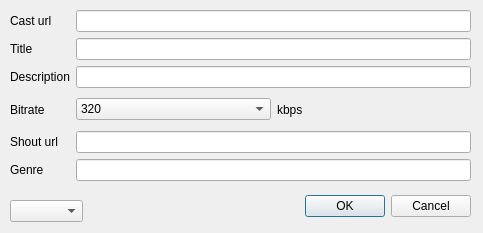
<?xml version="1.0" encoding="UTF-8"?>
<ui version="4.0">
 <class>Dialog</class>
 <widget class="QDialog" name="Dialog">
  <property name="geometry">
   <rect>
    <x>0</x>
    <y>0</y>
    <width>483</width>
    <height>233</height>
   </rect>
  </property>
  <property name="windowTitle">
   <string>Dialog</string>
  </property>
  <widget class="QDialogButtonBox" name="buttonBox">
   <property name="geometry">
    <rect>
     <x>130</x>
     <y>190</y>
     <width>341</width>
     <height>32</height>
    </rect>
   </property>
   <property name="orientation">
    <enum>Qt::Horizontal</enum>
   </property>
   <property name="standardButtons">
    <set>QDialogButtonBox::Cancel|QDialogButtonBox::Ok</set>
   </property>
  </widget>
  <widget class="QWidget" name="gridLayoutWidget">
   <property name="geometry">
    <rect>
     <x>10</x>
     <y>10</y>
     <width>461</width>
     <height>171</height>
    </rect>
   </property>
   <layout class="QGridLayout" name="gridLayout">
    <item row="0" column="0">
     <widget class="QLabel" name="label">
      <property name="text">
       <string>Cast url</string>
      </property>
     </widget>
    </item>
    <item row="2" column="3">
     <widget class="QLineEdit" name="description"/>
    </item>
    <item row="5" column="3">
     <widget class="QLineEdit" name="genre"/>
    </item>
    <item row="0" column="3">
     <widget class="QLineEdit" name="castUrl"/>
    </item>
    <item row="1" column="0">
     <widget class="QLabel" name="label_2">
      <property name="text">
       <string>Title</string>
      </property>
     </widget>
    </item>
    <item row="3" column="0">
     <widget class="QLabel" name="label_4">
      <property name="text">
       <string>Bitrate</string>
      </property>
     </widget>
    </item>
    <item row="4" column="0">
     <widget class="QLabel" name="label_5">
      <property name="text">
       <string>Shout url</string>
      </property>
     </widget>
    </item>
    <item row="5" column="0">
     <widget class="QLabel" name="label_6">
      <property name="text">
       <string>Genre</string>
      </property>
     </widget>
    </item>
    <item row="4" column="3">
     <widget class="QLineEdit" name="shoutUrl"/>
    </item>
    <item row="1" column="3">
     <widget class="QLineEdit" name="title"/>
    </item>
    <item row="2" column="0">
     <widget class="QLabel" name="label_3">
      <property name="text">
       <string>Description</string>
      </property>
     </widget>
    </item>
    <item row="3" column="3">
     <layout class="QHBoxLayout" name="horizontalLayout_3">
      <item>
       <widget class="QComboBox" name="bitrate">
        <item>
         <property name="text">
          <string>320</string>
         </property>
        </item>
        <item>
         <property name="text">
          <string>256</string>
         </property>
        </item>
        <item>
         <property name="text">
          <string>192</string>
         </property>
        </item>
        <item>
         <property name="text">
          <string>128</string>
         </property>
        </item>
        <item>
         <property name="text">
          <string>96</string>
         </property>
        </item>
       </widget>
      </item>
      <item>
       <widget class="QLabel" name="label_7">
        <property name="text">
         <string>kbps</string>
        </property>
       </widget>
      </item>
     </layout>
    </item>
   </layout>
  </widget>
  <widget class="QComboBox" name="comboBox">
   <property name="geometry">
    <rect>
     <x>10</x>
     <y>200</y>
     <width>73</width>
     <height>22</height>
    </rect>
   </property>
  </widget>
 </widget>
 <resources/>
 <connections>
  <connection>
   <sender>buttonBox</sender>
   <signal>rejected()</signal>
   <receiver>Dialog</receiver>
   <slot>reject()</slot>
   <hints>
    <hint type="sourcelabel">
     <x>316</x>
     <y>260</y>
    </hint>
    <hint type="destinationlabel">
     <x>286</x>
     <y>274</y>
    </hint>
   </hints>
  </connection>
  <connection>
   <sender>buttonBox</sender>
   <signal>accepted()</signal>
   <receiver>Dialog</receiver>
   <slot>accept()</slot>
   <hints>
    <hint type="sourcelabel">
     <x>248</x>
     <y>254</y>
    </hint>
    <hint type="destinationlabel">
     <x>157</x>
     <y>274</y>
    </hint>
   </hints>
  </connection>
 </connections>
 <designerdata>
  <property name="gridDeltaX">
   <number>10</number>
  </property>
  <property name="gridDeltaY">
   <number>10</number>
  </property>
  <property name="gridSnapX">
   <bool>true</bool>
  </property>
  <property name="gridSnapY">
   <bool>true</bool>
  </property>
  <property name="gridVisible">
   <bool>true</bool>
  </property>
 </designerdata>
</ui>
